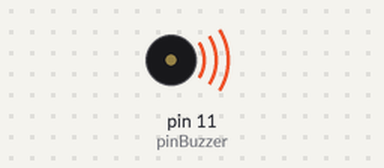
The sketch below on a simulated Arduino Uno, built with avr-gcc and run on an emulated ATmega328P. On the bench: buzzer (waves = sounding).

Above: at 0.16 s.
Timing chart, 0 to 40.0 s (numbered marks = the images above):
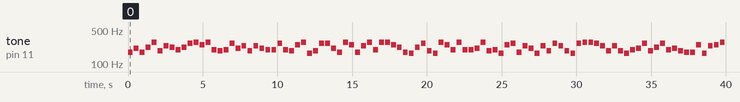

The sketch:

PI.ino
```cpp
int pinBuzzer = 11;

double mi = 166.32; //mi3
double fa = 176.22; //fa3
double sol = 186.65; //fa#3
double la = 197.74; //sol3
double si = 209.48; //sol#3
double Do = 222.02; //la3
double re = 235.22; //la#3
double Mi = 249.22; //si3
double Fa = 264.00; //do4
double Sol = 279.60; //do#4

//double duracao = 314.15926535897/1.57079632679499;

//double tempo = 314.15926535897;

double duracao = 325;

double tempo = 400;

//double duracao = 314.15926535897/3.141592535897;

//double tempo = 314.15926535897/2.718281828459;

void setup() {

  pinMode(pinBuzzer,OUTPUT);

}

void loop() {

  tone(pinBuzzer,fa,duracao);//1
  delay(tempo);

  tone(pinBuzzer,si,duracao); //4
  delay(tempo);


  tone(pinBuzzer,fa,duracao);//1
  delay(tempo);


  tone(pinBuzzer,Do,duracao);//5
  delay(tempo);


  tone(pinBuzzer,Sol,duracao);//9
  delay(tempo);


  tone(pinBuzzer,sol,duracao);//2
  delay(tempo);

  tone(pinBuzzer,re,duracao);//6
  delay(tempo);


  tone(pinBuzzer,Do,duracao);//5
  delay(tempo);


  tone(pinBuzzer,la,duracao);//3
  delay(tempo);


  tone(pinBuzzer,Do,duracao);//5
  delay(tempo);


  tone(pinBuzzer,Fa,duracao);//8
  delay(tempo);

  tone(pinBuzzer,Sol,duracao);//9
  delay(tempo);


  tone(pinBuzzer,Mi,duracao);//7
  delay(tempo);


  tone(pinBuzzer,Sol,duracao);//9
  delay(tempo);


  tone(pinBuzzer,la,duracao);//3
  delay(tempo);


  tone(pinBuzzer,sol,duracao);//2
  delay(tempo);

  tone(pinBuzzer,la,duracao);//3
  delay(tempo);


  tone(pinBuzzer,Fa,duracao);//8
  delay(tempo);


  tone(pinBuzzer,si,duracao);//4
  delay(tempo);


  tone(pinBuzzer,re,duracao);//6
  delay(tempo);

  tone(pinBuzzer,sol,duracao);//2
  delay(tempo);

  tone(pinBuzzer,re,duracao);//6
  delay(tempo);


  tone(pinBuzzer,si,duracao);//4
  delay(tempo);


  tone(pinBuzzer,la,duracao);//3
  delay(tempo);


  tone(pinBuzzer,la,duracao);//3
  delay(tempo);


  tone(pinBuzzer,Fa,duracao);//8
  delay(tempo);

  tone(pinBuzzer,la,duracao);//3
  delay(tempo);


  tone(pinBuzzer,sol,duracao);//2
  delay(tempo);


  tone(pinBuzzer,Mi,duracao);//7
  delay(tempo);


  tone(pinBuzzer,Sol,duracao);//9
  delay(tempo);


  tone(pinBuzzer,mi,duracao);//0
  delay(tempo);

  tone(pinBuzzer,sol,duracao);//2
  delay(tempo);


  tone(pinBuzzer,Fa,duracao);//8
  delay(tempo);


  tone(pinBuzzer,Fa,duracao);//8
  delay(tempo);


  tone(pinBuzzer,si,duracao);//4
  delay(tempo);


  tone(pinBuzzer,fa,duracao);//1
  delay(tempo);

  tone(pinBuzzer,Sol,duracao);//9
  delay(tempo);


  tone(pinBuzzer,Mi,duracao);//7
  delay(tempo);


  tone(pinBuzzer,fa,duracao);//1
  delay(tempo);


  tone(pinBuzzer,re,duracao);//6
  delay(tempo);


  tone(pinBuzzer,Sol,duracao);//9
  delay(tempo);

  tone(pinBuzzer,la,duracao);//3
  delay(tempo);


  tone(pinBuzzer,Sol,duracao);//9
  delay(tempo);


  tone(pinBuzzer,Sol,duracao);//9
  delay(tempo);


  tone(pinBuzzer,Mi,duracao);//7
  delay(tempo);


  tone(pinBuzzer,Do,duracao);//5
  delay(tempo);

  tone(pinBuzzer,fa,duracao);//1
  delay(tempo);


  tone(pinBuzzer,mi,duracao);//0
  delay(tempo);


  tone(pinBuzzer,Do,duracao);//5
  delay(tempo);


  tone(pinBuzzer,Fa,duracao);//8
  delay(tempo);

  tone(pinBuzzer,sol,duracao);//2
  delay(tempo);

  tone(pinBuzzer,mi,duracao);//0
  delay(tempo);

  tone(pinBuzzer,Sol,duracao);//9
  delay(tempo);

  tone(pinBuzzer,Mi,duracao);//7
  delay(tempo);

  tone(pinBuzzer,la,duracao);//4
  delay(tempo);

  tone(pinBuzzer,Sol,duracao);//9
  delay(tempo);

  tone(pinBuzzer,la,duracao);//4
  delay(tempo);

  tone(pinBuzzer,la,duracao);//4
  delay(tempo);

  tone(pinBuzzer,si,duracao);//5
  delay(tempo);

  tone(pinBuzzer,Sol,duracao);//9
  delay(tempo);

  tone(pinBuzzer,sol,duracao);//2
  delay(tempo);

  tone(pinBuzzer,la,duracao);//3
  delay(tempo);

  tone(pinBuzzer,mi,duracao);//0
  delay(tempo);

  tone(pinBuzzer,Mi,duracao);//7
  delay(tempo);

  tone(pinBuzzer,Fa,duracao);//8
  delay(tempo);

  tone(pinBuzzer,fa,duracao);//1
  delay(tempo);

  tone(pinBuzzer,re,duracao);//6
  delay(tempo);

  tone(pinBuzzer,si,duracao);//4
  delay(tempo);

  tone(pinBuzzer,mi,duracao);//0
  delay(tempo);

  tone(pinBuzzer,re,duracao);//6
  delay(tempo);

  tone(pinBuzzer,sol,duracao);//2
  delay(tempo);

  tone(pinBuzzer,Fa,duracao);//8
  delay(tempo);

  tone(pinBuzzer,re,duracao);//6
  delay(tempo);

  tone(pinBuzzer,sol,duracao);//2
  delay(tempo);

  tone(pinBuzzer,mi,duracao);//0
  delay(tempo);

  tone(pinBuzzer,Fa,duracao);//8
  delay(tempo);

  tone(pinBuzzer,Sol,duracao);//9
  delay(tempo);

  tone(pinBuzzer,Sol,duracao);//9
  delay(tempo);

  tone(pinBuzzer,Fa,duracao);//8
  delay(tempo);

  tone(pinBuzzer,re,duracao);//6
  delay(tempo);

  tone(pinBuzzer,sol,duracao);//2
  delay(tempo);

   tone(pinBuzzer,re,duracao);//6
  delay(tempo);

  tone(pinBuzzer,sol,duracao);//2
  delay(tempo);

  tone(pinBuzzer,mi,duracao);//0
  delay(tempo);

  tone(pinBuzzer,la,duracao);//3
  delay(tempo);

  tone(pinBuzzer,si,duracao);//4
  delay(tempo);

  tone(pinBuzzer,Fa,duracao);//8
  delay(tempo);

  tone(pinBuzzer,sol,duracao);//2
  delay(tempo);

  tone(pinBuzzer,Do,duracao);//5
  delay(tempo);

  tone(pinBuzzer,Fa,duracao);//8
  delay(tempo);

  tone(pinBuzzer,la,duracao);//3
  delay(tempo);

  tone(pinBuzzer,si,duracao);//4
  delay(tempo);

  tone(pinBuzzer,sol,duracao);//2
  delay(tempo);

  tone(pinBuzzer,fa,duracao);//1
  delay(tempo);

  tone(pinBuzzer,fa,duracao);//1
  delay(tempo);

  tone(pinBuzzer,Mi,duracao);//7
  delay(tempo);

  tone(pinBuzzer,mi,duracao);//0
  delay(tempo);

  tone(pinBuzzer,re,duracao);//6
  delay(tempo);

  tone(pinBuzzer,Mi,duracao);//7
  delay(tempo);

  tone(pinBuzzer,Sol,duracao);//9
  delay(tempo);

  tone(pinBuzzer,Fa,duracao);//8
  delay(tempo);

  tone(pinBuzzer,sol,duracao);//2
  delay(tempo);

  tone(pinBuzzer,fa,duracao);//1
  delay(tempo);

  tone(pinBuzzer,si,duracao);//4
  delay(tempo);

  tone(pinBuzzer,Fa,duracao);//8
  delay(tempo);

  tone(pinBuzzer,Mi,duracao);//0
  delay(tempo);

  tone(pinBuzzer,Fa,duracao);//8
  delay(tempo);

  tone(pinBuzzer,re,duracao);//6
  delay(tempo);

  tone(pinBuzzer,Do,duracao);//5
  delay(tempo);

  tone(pinBuzzer,fa,duracao);//1
  delay(tempo);

  tone(pinBuzzer,la,duracao);//3
  delay(tempo);

  tone(pinBuzzer,sol,duracao);//2
  delay(tempo);

  tone(pinBuzzer,Fa,duracao);//8
  delay(tempo);

  tone(pinBuzzer,sol,duracao);//2
  delay(tempo);

  tone(pinBuzzer,la,duracao);//3
  delay(tempo);

  tone(pinBuzzer,mi,duracao);//0
  delay(tempo);

  tone(pinBuzzer,re,duracao);//6
  delay(tempo);

  tone(pinBuzzer,re,duracao);//6
  delay(tempo);

  tone(pinBuzzer,si,duracao);//4
  delay(tempo);

  tone(pinBuzzer,Mi,duracao);//7
  delay(tempo);

  tone(pinBuzzer,mi,duracao);//0
  delay(tempo);

  tone(pinBuzzer,Sol,duracao);//9
  delay(tempo);

  tone(pinBuzzer,la,duracao);//3
  delay(tempo);

  tone(pinBuzzer,Fa,duracao);//8
  delay(tempo);

  tone(pinBuzzer,si,duracao);//4
  delay(tempo);

  tone(pinBuzzer,si,duracao);//4
  delay(tempo);

  tone(pinBuzzer,re,duracao);//6
  delay(tempo);

  tone(pinBuzzer,mi,duracao);//0
  delay(tempo);

  tone(pinBuzzer,Sol,duracao);//9
  delay(tempo);

  tone(pinBuzzer,Do,duracao);//5
  delay(tempo);

  tone(pinBuzzer,Do,duracao);//5
  delay(tempo);

  tone(pinBuzzer,mi,duracao);//0
  delay(tempo);

  tone(pinBuzzer,Do,duracao);//5
  delay(tempo);

  tone(pinBuzzer,Fa,duracao);//8
  delay(tempo);

  tone(pinBuzzer,sol,duracao);//2
  delay(tempo);

  tone(pinBuzzer,sol,duracao);//2
  delay(tempo);

  tone(pinBuzzer,la,duracao);//3
  delay(tempo);

  tone(pinBuzzer,fa,duracao);//1
  delay(tempo);

  tone(pinBuzzer,Mi,duracao);//7
  delay(tempo);

  tone(pinBuzzer,sol,duracao);//2
  delay(tempo);

  tone(pinBuzzer,Do,duracao);//5
  delay(tempo);

  tone(pinBuzzer,la,duracao);//3
  delay(tempo);

  tone(pinBuzzer,Do,duracao);//5
  delay(tempo);

  tone(pinBuzzer,Sol,duracao);//9
  delay(tempo);

  tone(pinBuzzer,la,duracao);//4
  delay(tempo);

  tone(pinBuzzer,Mi,duracao);//0
  delay(tempo);

  tone(pinBuzzer,Fa,duracao);//8
  delay(tempo);

  tone(pinBuzzer,fa,duracao);//1
  delay(tempo);

  tone(pinBuzzer,sol,duracao);//2
  delay(tempo);

  tone(pinBuzzer,Fa,duracao);//8
  delay(tempo);

  tone(pinBuzzer,la,duracao);//4
  delay(tempo);

  tone(pinBuzzer,Fa,duracao);//8
  delay(tempo);

  tone(pinBuzzer,fa,duracao);//1
  delay(tempo);

  tone(pinBuzzer,fa,duracao);//1
  delay(tempo);

  tone(pinBuzzer,fa,duracao);//1
  delay(tempo);

  tone(pinBuzzer,Mi,duracao);//7
  delay(tempo);

  tone(pinBuzzer,la,duracao);//4
  delay(tempo);

  tone(pinBuzzer,Do,duracao);//5
  delay(tempo);

  tone(pinBuzzer,Mi,duracao);//0
  delay(tempo);

  tone(pinBuzzer,sol,duracao);//2
  delay(tempo);

  tone(pinBuzzer,Fa,duracao);//8
  delay(tempo);

  tone(pinBuzzer,la,duracao);//4
  delay(tempo);

  tone(pinBuzzer,fa,duracao);//1
  delay(tempo);

  tone(pinBuzzer,Mi,duracao);//0
  delay(tempo);

  tone(pinBuzzer,sol,duracao);//2
  delay(tempo);

  tone(pinBuzzer,Mi,duracao);//7
  delay(tempo);

  tone(pinBuzzer,Mi,duracao);//0
  delay(tempo);

  tone(pinBuzzer,fa,duracao);//1
  delay(tempo);

  tone(pinBuzzer,Sol,duracao);//9
  delay(tempo);

  tone(pinBuzzer,la,duracao);//3
  delay(tempo);

  tone(pinBuzzer,Fa,duracao);//8
  delay(tempo);

  tone(pinBuzzer,Do,duracao);//5
  delay(tempo);

  tone(pinBuzzer,sol,duracao);//2
  delay(tempo);

  tone(pinBuzzer,fa,duracao);//1
  delay(tempo);

  tone(pinBuzzer,fa,duracao);//1
  delay(tempo);

  tone(pinBuzzer,mi,duracao);//0
  delay(tempo);

  tone(pinBuzzer,mi,duracao);//0
  delay(tempo);

  tone(pinBuzzer,Do,duracao);//5
  delay(tempo);

  tone(pinBuzzer,Do,duracao);//5
  delay(tempo);

  tone(pinBuzzer,Do,duracao);//5
  delay(tempo);

  tone(pinBuzzer,Sol,duracao);//9
  delay(tempo);

  tone(pinBuzzer,re,duracao);//6
  delay(tempo);

  tone(pinBuzzer,si,duracao);//4
  delay(tempo);

  tone(pinBuzzer,si,duracao);//4
  delay(tempo);

  tone(pinBuzzer,re,duracao);//6
  delay(tempo);

  tone(pinBuzzer,re,duracao);//2
  delay(tempo);

  tone(pinBuzzer,re,duracao);//2
  delay(tempo);

  tone(pinBuzzer,Sol,duracao);//9
  delay(tempo);

  tone(pinBuzzer,si,duracao);//4
  delay(tempo);

  tone(pinBuzzer,Fa,duracao);//8
  delay(tempo);

  tone(pinBuzzer,Sol,duracao);//9
  delay(tempo);

  tone(pinBuzzer,si,duracao);//5
  delay(tempo);

  tone(pinBuzzer,si,duracao);//4
  delay(tempo);

  tone(pinBuzzer,Sol,duracao);//9
  delay(tempo);

  tone(pinBuzzer,la,duracao);//3
  delay(tempo);

  tone(pinBuzzer,mi,duracao);//0
  delay(tempo);

  tone(pinBuzzer,la,duracao);//3
  delay(tempo);

  tone(pinBuzzer,Fa,duracao);//8
  delay(tempo);

  tone(pinBuzzer,Fa,duracao);//1
  delay(tempo);

  tone(pinBuzzer,Sol,duracao);//9
  delay(tempo);

  tone(pinBuzzer,re,duracao);//6
  delay(tempo);

  tone(pinBuzzer,si,duracao);//4
  delay(tempo);

  tone(pinBuzzer,si,duracao);//4
  delay(tempo);

  tone(pinBuzzer,sol,duracao);//2
  delay(tempo);

  tone(pinBuzzer,Fa,duracao);//8
  delay(tempo);

  tone(pinBuzzer,Fa,duracao);//8
  delay(tempo);

  tone(pinBuzzer,fa,duracao);//1
  delay(tempo);

  tone(pinBuzzer,mi,duracao);//0
  delay(tempo);

  tone(pinBuzzer,Sol,duracao);//9
  delay(tempo);

  tone(pinBuzzer,Mi,duracao);//7
  delay(tempo);

  tone(pinBuzzer,Do,duracao);//5
  delay(tempo);


  delay(2000);


}
```

Measured:
- by itself, tone on pin 11 (pinBuzzer): plays 176 Hz for 0.33 s, 209 Hz for 0.33 s, 176 Hz for 0.33 s, 222 Hz for 0.33 s, 279 Hz for 0.33 s, 186 Hz for 0.33 s … (100 notes in this stretch)
